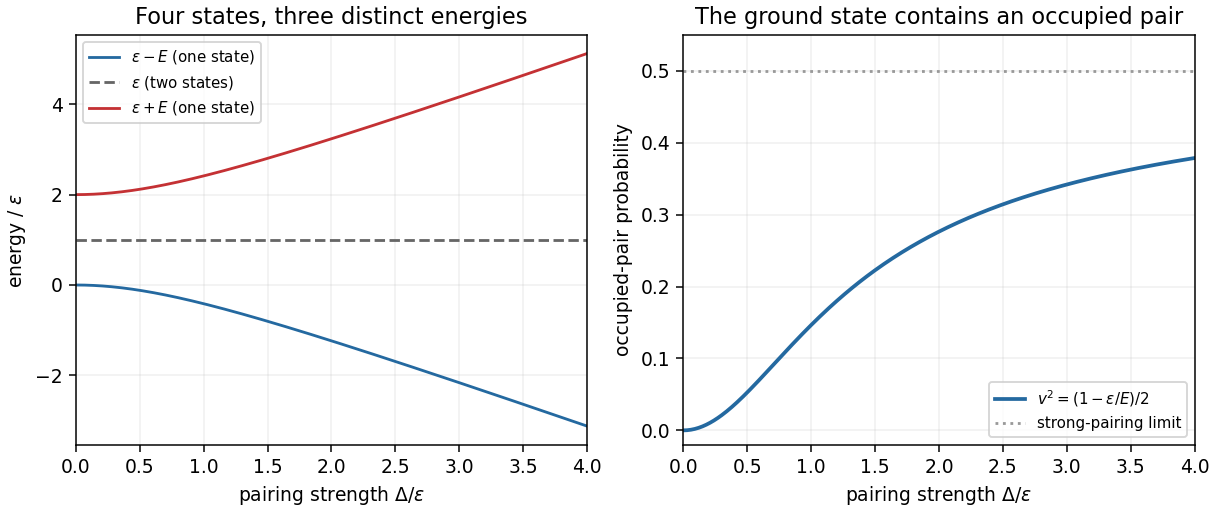

Here is the Python script that generated this plot:
"""Generate the original pairing-spectrum figure in the current working directory.

Tested with Python 3.14.4, NumPy 2.3.5 and Matplotlib 3.10.7.
Dependencies are declared in the repository pyproject.toml.
"""

from pathlib import Path
import os

os.environ.setdefault("MPLCONFIGDIR", "/tmp/oxford-2025-aqt-matplotlib")

import matplotlib

matplotlib.use("Agg")
import matplotlib.pyplot as plt
import numpy as np


def main():
    root = Path.cwd()
    plt.rcParams.update({"font.size": 10, "figure.facecolor": "white", "axes.facecolor": "white"})
    ratio = np.linspace(0, 4, 401)
    e = np.sqrt(1 + ratio ** 2)
    fig, axes = plt.subplots(1, 2, figsize=(9, 3.8), layout="constrained")
    axes[0].plot(ratio, 1 - e, color="#2469a0", label=r"$\varepsilon-E$ (one state)")
    axes[0].plot(ratio, np.ones_like(ratio), color="#666666", ls="--", label=r"$\varepsilon$ (two states)")
    axes[0].plot(ratio, 1 + e, color="#c43134", label=r"$\varepsilon+E$ (one state)")
    axes[0].set(xlabel=r"pairing strength $\Delta/\varepsilon$", ylabel=r"energy / $\varepsilon$", title="Four states, three distinct energies")
    axes[0].legend(fontsize=8, loc="upper left")
    axes[1].plot(ratio, (1 - 1 / e) / 2, color="#2469a0", lw=2, label=r"$v^2=(1-\varepsilon/E)/2$")
    axes[1].axhline(0.5, color="#999999", ls=":", label="strong-pairing limit")
    axes[1].set(xlabel=r"pairing strength $\Delta/\varepsilon$", ylabel="occupied-pair probability", ylim=(-0.02, 0.55), title="The ground state contains an occupied pair")
    axes[1].legend(fontsize=8, loc="lower right")
    for ax in axes:
        ax.set_xlim(0, 4)
        ax.grid(alpha=0.2)
    output = root / "2025-pairing-spectrum.png"
    output.parent.mkdir(parents=True, exist_ok=True)
    fig.savefig(output, dpi=135, facecolor="white", transparent=False)
    plt.close(fig)


if __name__ == "__main__":
    main()
